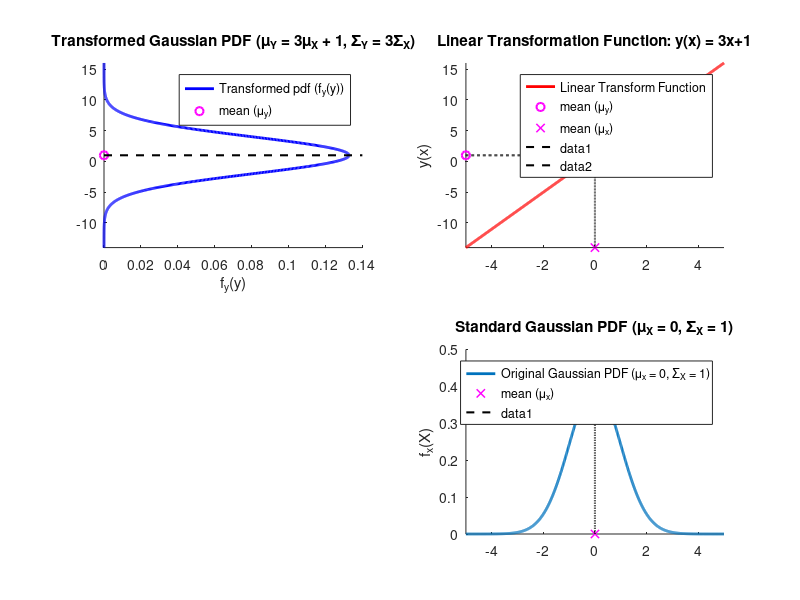

Here is the MATLAB script that generated this plot:
close all
clc

x = [-5:.01:5];
X = normpdf(x,0,1);

y = 3.*x + 1; 
Y = normpdf(y,1,3);

z = X(1)*ones(1,1000);
Z = linspace(0,1000,1000);
z0 = ones(1,1000);
Z0 = linspace(-14,0,1000);
Z1 = linspace(-14,1,1000);
z1 = zeros(1,1000);
Z2 = linspace(0,0.425,1000);


subplot(2,2,1)
hold on
plot(Y, y,'b','LineWidth',2.005)
plot(0,1,'om','LineWidth',1.5)
plot(Z, z0,'--k','LineWidth',1.5)
legend('Transformed pdf (f_y(y))','mean (\mu_y)')
title('Transformed Gaussian PDF (\mu_Y = 3\mu_X + 1, \Sigma_Y = 3\Sigma_X)')
axis([0 0.14 -14 16])
xlabel('f_y(y)')
hold off

subplot(2,2,2)
hold on
plot(x, y, 'r' ,'LineWidth',2.005)
plot(-5,1,'om','LineWidth',1.5)
plot(0,-14,'xm','LineWidth',1.05)
legend('Linear Transform Function','mean (\mu_y)','mean (\mu_x)')
plot(Z0, z0,'--k','LineWidth',1.5)
plot(z1, Z1,'--k','LineWidth',1.5)
title('Linear Transformation Function: y(x) = 3x+1')
axis([-5 5 -14 16])

ylabel('y(x)')
hold off

subplot(2,2,4)
hold on
plot(x, X, 'LineWidth',2.005)
plot(0,0,'xm','LineWidth',1.05)
legend('Original Gaussian PDF (\mu_x = 0, \Sigma_X = 1)', 'mean (\mu_x)','Location','northeast')
plot(z1, Z2,'--k','LineWidth',1.5)
title('Standard Gaussian PDF (\mu_X = 0, \Sigma_X = 1)')
axis([-5 5 0 .5])
ylabel('f_x(X)')
hold off


